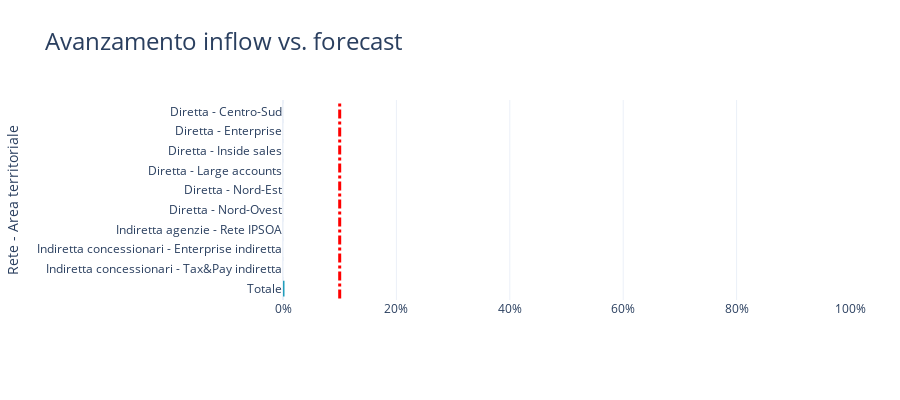

Write notebook code for a chart like this one.
### Code cell
import plotly.graph_objects as go
import plotly.offline as pyo

df = df_avanz.sort_values(by=["Rete", "Area territoriale"], ascending=False).copy()


# Creazione del grafico
fig = go.Figure()


fig.add_trace(go.Bar(
    y=df.loc[df["Rete"] =="Totale","Rete"] ,
    x=df.loc[df["Rete"] =="Totale", "Avanz"],
    orientation='h',
    marker=dict(color='#003566'),
    marker_line=dict(width=3, color='#219ebc'),
    name='Avanzamento',
    texttemplate='%{x:.0%}',
    textposition='inside'
))

# Aggiunta della barra orizzontale
fig.add_trace(go.Bar(
    y=df.loc[df["Rete"] !="Totale","Rete"] + " - " + df.loc[df["Rete"] !="Totale", "Area territoriale"],
    x=df.loc[df["Rete"] !="Totale", "Avanz"],
    orientation='h',
    marker=dict(color='#003566'),
    name='Avanzamento',
    texttemplate='%{x:.0%}',
    textposition='inside'
))



# Aggiunta della linea verticale dell'obiettivo
fig.add_shape(
    type="line",
    x0=obiettivo,
    y0=-0.5,
    x1=obiettivo,
    y1=len(df)-0.5,
    line=dict(
        color="red",
        width=3,
        dash="dashdot"
    )
)

# Impostazioni layout
fig.update_layout(
    title= dict(text="Avanzamento inflow vs. forecast", font_size=24),
    #xaxis_title_text="Avanzamento",
    yaxis_title_text="Rete - Area territoriale",
    yaxis=dict(automargin=True),
    xaxis=dict(tickformat=',.0%'),
    xaxis_range=[0,1],
    #category_orders={'Rete': category_order},
    height=400,
    margin=dict(l=200, r=50, t=100, b=100),
    template='plotly_white',
    showlegend=False
)
fig.show()

### Figure 1 — Plotly figure (JSON) as saved in the notebook; plotly's stock layout.template omitted (floating-point values rounded to 4 significant figures)
{"data": [{"marker": {"color": "#003566", "line": {"color": "#219ebc", "width": 3}}, "name": "Avanzamento", "orientation": "h", "textposition": "inside", "texttemplate": "%{x:.0%}", "type": "bar", "x": [0], "y": ["Totale"]}, {"marker": {"color": "#003566"}, "name": "Avanzamento", "orientation": "h", "textposition": "inside", "texttemplate": "%{x:.0%}", "type": "bar", "x": [0, 0, 0, 0, 0, 0, 0, 0, 0], "y": ["Indiretta concessionari - Tax&Pay indiretta", "Indiretta concessionari - Enterprise indiretta", "Indiretta agenzie - Rete IPSOA", "Diretta - Nord-Ovest", "Diretta - Nord-Est", "Diretta - Large accounts", "Diretta - Inside sales", "Diretta - Enterprise", "Diretta - Centro-Sud"]}], "layout": {"height": 400, "margin": {"b": 100, "l": 200, "r": 50, "t": 100}, "shapes": [{"line": {"color": "red", "dash": "dashdot", "width": 3}, "type": "line", "x0": 0.1, "x1": 0.1, "y0": -0.5, "y1": 9.5}], "showlegend": false, "title": {"font": {"size": 24}, "text": "Avanzamento inflow vs. forecast"}, "xaxis": {"range": [0, 1], "tickformat": ",.0%"}, "yaxis": {"automargin": true, "title": {"text": "Rete - Area territoriale"}}}}
